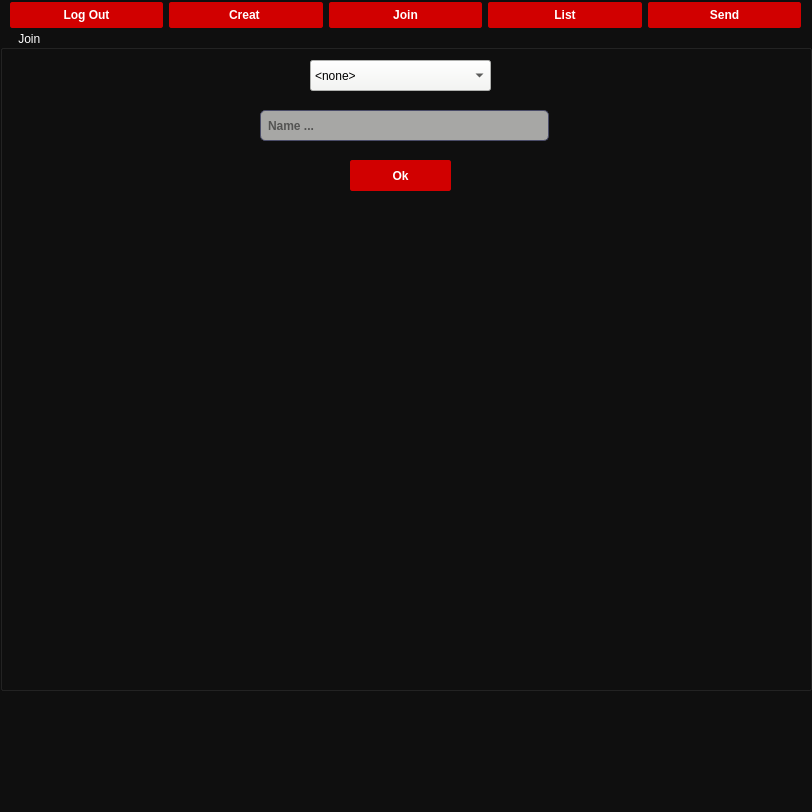
 <widget class="QDialog" name="User_Page">
  <property name="geometry">
   <rect>
    <x>0</x>
    <y>0</y>
    <width>812</width>
    <height>812</height>
   </rect>
  </property>
  <property name="windowTitle">
   <string>Dialog</string>
  </property>
  <property name="styleSheet">
   <string notr="true">/*Copyright (c) DevSec Studio. All rights reserved.

MIT License

Permission is hereby granted, free of charge, to any person obtaining a copy
of this software and associated documentation files (the &quot;Software&quot;), to deal
in the Software without restriction, including without limitation the rights
to use, copy, modify, merge, publish, distribute, sublicense, and/or sell
copies of the Software, and to permit persons to whom the Software is
furnished to do so, subject to the following conditions:

The above copyright notice and this permission notice shall be included in all
copies or substantial portions of the Software.

THE SOFTWARE IS PROVIDED *AS IS*, WITHOUT WARRANTY OF ANY KIND, EXPRESS OR
IMPLIED, INCLUDING BUT NOT LIMITED TO THE WARRANTIES OF MERCHANTABILITY,
FITNESS FOR A PARTICULAR PURPOSE AND NONINFRINGEMENT. IN NO EVENT SHALL THE
AUTHORS OR COPYRIGHT HOLDERS BE LIABLE FOR ANY CLAIM, DAMAGES OR OTHER
LIABILITY, WHETHER IN AN ACTION OF CONTRACT, TORT OR OTHERWISE, ARISING FROM,
OUT OF OR IN CONNECTION WITH THE SOFTWARE OR THE USE OR OTHER DEALINGS IN THE SOFTWARE.
*/

/*-----QWidget-----*/
QWidget
{
	background-color: #0f0f0f;
	color: #fff;
	border-color: #000000;

}


/*-----QLabel-----*/
QLabel
{
	background-color: transparent;
	color: #fff;
	font-weight: bold;
	border-color: #000000;

}


/*-----QPushButton-----*/
QPushButton
{
	background-color: #d10000;
	color: #fff;
	font-weight: bold;
	border: 1px solid #d10000;  
	border-radius: 2px;
	padding: 5px;

}


QPushButton::hover
{
	background-color: #ad0000;
	color: #fff;

}


QPushButton::pressed
{
	background-color: #e00000;
	color: #fff;

}


/*-----QToolButton-----*/
QToolButton
{
	background-color: transparent;
	color: #000000;
	border-style: solid;
	border-color: #000000;

}


QToolButton::hover
{
	background-color: #d10000;
	color: #000000;
	border-radius: 15px;
	border-color: #d10000;

}


QToolButton::pressed
{
	background-color: #d10000;
	color: #000000;
	border-style: solid;
	border-width: 0px;

}


/*-----QLineEdit-----*/
QLineEdit{
	background-color: #4d4d4d;
	color: #fff;
	font-weight: bold;
	border-style: solid;
	border-radius: 5px;
	padding: 5px;

}


/*-----QCheckBox-----*/
QCheckBox
{
	background-color: transparent;
	color: #b9b9bb;
	font-weight: bold;

}


QCheckBox::indicator
{
    color: #b1b1b1;
    background-color: #00111d;
    border: 1px solid #d10000;
    width: 12px;
    height: 12px;

}


QCheckBox::indicator:checked
{
    image:url(&quot;./ressources/check.png&quot;); /*To replace*/
	background-color: #d10000;
    border: 1px solid #d10000;

}


QCheckBox::indicator:unchecked:hover
{
    border: 1px solid #ff0000;

}


QCheckBox::disabled
{
	color: #656565;

}


QCheckBox::indicator:disabled
{
	background-color: #656565;
	color: #656565;
    border: 1px solid #656565;

}
</string>
  </property>
  <widget class="QWidget" name="horizontalLayoutWidget">
   <property name="geometry">
    <rect>
     <x>10</x>
     <y>0</y>
     <width>791</width>
     <height>31</height>
    </rect>
   </property>
   <layout class="QHBoxLayout" name="horizontalLayout">
    <item>
     <widget class="QPushButton" name="pushButton">
      <property name="text">
       <string>Log Out</string>
      </property>
      <property name="iconSize">
       <size>
        <width>20</width>
        <height>20</height>
       </size>
      </property>
     </widget>
    </item>
    <item>
     <widget class="QPushButton" name="pushButton_5">
      <property name="text">
       <string>Creat </string>
      </property>
     </widget>
    </item>
    <item>
     <widget class="QPushButton" name="pushButton_3">
      <property name="text">
       <string>Join</string>
      </property>
     </widget>
    </item>
    <item>
     <widget class="QPushButton" name="pushButton_2">
      <property name="text">
       <string>List</string>
      </property>
     </widget>
    </item>
    <item>
     <widget class="QPushButton" name="pushButton_4">
      <property name="text">
       <string>Send</string>
      </property>
     </widget>
    </item>
   </layout>
  </widget>
  <widget class="QGroupBox" name="groupBox">
   <property name="geometry">
    <rect>
     <x>0</x>
     <y>30</y>
     <width>812</width>
     <height>251</height>
    </rect>
   </property>
   <property name="title">
    <string> Creat </string>
   </property>
   <widget class="QComboBox" name="comboBox">
    <property name="geometry">
     <rect>
      <x>320</x>
      <y>20</y>
      <width>181</width>
      <height>31</height>
     </rect>
    </property>
    <property name="styleSheet">
     <string notr="true">/*Copyright (c) DevSec Studio. All rights reserved.

MIT License

Permission is hereby granted, free of charge, to any person obtaining a copy
of this software and associated documentation files (the &quot;Software&quot;), to deal
in the Software without restriction, including without limitation the rights
to use, copy, modify, merge, publish, distribute, sublicense, and/or sell
copies of the Software, and to permit persons to whom the Software is
furnished to do so, subject to the following conditions:

The above copyright notice and this permission notice shall be included in all
copies or substantial portions of the Software.

THE SOFTWARE IS PROVIDED *AS IS*, WITHOUT WARRANTY OF ANY KIND, EXPRESS OR
IMPLIED, INCLUDING BUT NOT LIMITED TO THE WARRANTIES OF MERCHANTABILITY,
FITNESS FOR A PARTICULAR PURPOSE AND NONINFRINGEMENT. IN NO EVENT SHALL THE
AUTHORS OR COPYRIGHT HOLDERS BE LIABLE FOR ANY CLAIM, DAMAGES OR OTHER
LIABILITY, WHETHER IN AN ACTION OF CONTRACT, TORT OR OTHERWISE, ARISING FROM,
OUT OF OR IN CONNECTION WITH THE SOFTWARE OR THE USE OR OTHER DEALINGS IN THE SOFTWARE.
*/

/*-----QWidget-----*/
QWidget
{
	background-color: #f5f6f3;
	color: #000;
	border-color: #000000;

}


/*-----QLabel-----*/
QLabel
{
	background-color: transparent;
	color: #000;
	border-color: #000000;

}


/*-----QPushButton-----*/
QPushButton
{
	background-color: #00ff4f;
	color: #000000;
	font-weight: bold;
	border-style: solid;
	border-color: #000000;
	padding: 6px;

}


QPushButton::hover
{
	background-color: #6aff95;

}


QPushButton::pressed
{
	background-color: #52c573;

}


/*-----QToolButton-----*/
QToolButton
{
	background-color: #00ff4f;
	color: #000000;
	font-weight: bold;
	border-style: solid;
	border-color: #000000;
	padding: 6px;

}


QToolButton::hover
{
	background-color: #6aff95;

}


QToolButton::pressed
{
	background-color: #52c573;

}


/*-----QLineEdit-----*/
QLineEdit
{
	background-color: #a7a7a5;
	color: #000;
	border-style: solid;
	border-width: 1px;
	border-color: #4a4c68;

}


/*-----QTableView-----*/
QTableView, 
QHeaderView, 
QTableView::item 
{
	background-color: #e6e6e6;
	color: #000;
	border: none;

}


QTableView::item:selected 
{ 
    background-color: #888888;
    color: #000;

}


QHeaderView::section:horizontal 
{
    background-color: #e6e6e6;
	border: 1px solid #37384d;
	padding: 2px;

}


QTableView::indicator{
	background-color: #212121;
	border: 1px solid #37384d;

}


QTableView::indicator:checked{
	image:url(&quot;./ressources/check.png&quot;); /*To replace*/
	background-color: #212121;

}

/*-----QTabWidget-----*/
QTabWidget::pane 
{ 
    border: none;

}


QTabWidget::tab-bar 
{
    left: 5px; 

}


QTabBar::tab 
{
    color: #000;
    min-width: 1px;
	padding-left: 25px;
	margin-left:-22px;
    height: 28px;
	border: none;

}


QTabBar::tab:selected 
{
    color: #000;
	font-weight: bold;
    height: 28px;

}


QTabBar::tab:!first 
{
    margin-left: -20px;

}


QTabBar::tab:hover 
{
    font-weight: bold;

}


/*-----QScrollBar-----*/
QScrollBar:horizontal 
{
    background-color: transparent;
    height: 8px;
    margin: 0px;
    padding: 0px;

}


QScrollBar::handle:horizontal 
{
    border: none;
	min-width: 100px;
    background-color: #56576c;

}


QScrollBar::add-line:horizontal, 
QScrollBar::sub-line:horizontal,
QScrollBar::add-page:horizontal, 
QScrollBar::sub-page:horizontal 
{
    width: 0px;
    background-color: transparent;

}


QScrollBar:vertical 
{
    background-color: transparent;
    width: 8px;
    margin: 0;

}


QScrollBar::handle:vertical 
{
    border: none;
	min-height: 100px;
    background-color: #56576c;

}


QScrollBar::add-line:vertical, 
QScrollBar::sub-line:vertical,
QScrollBar::add-page:vertical, 
QScrollBar::sub-page:vertical 
{
    height: 0px;
    background-color: transparent;

}
</string>
    </property>
    <item>
     <property name="text">
      <string>&lt;none&gt;</string>
     </property>
    </item>
    <item>
     <property name="text">
      <string>Channel</string>
     </property>
    </item>
    <item>
     <property name="text">
      <string>Group</string>
     </property>
    </item>
   </widget>
   <widget class="QWidget" name="verticalLayoutWidget">
    <property name="geometry">
     <rect>
      <x>100</x>
      <y>60</y>
      <width>601</width>
      <height>141</height>
     </rect>
    </property>
    <layout class="QVBoxLayout" name="verticalLayout">
     <item>
      <widget class="QGroupBox" name="groupBox_2">
       <property name="title">
        <string/>
       </property>
       <widget class="QLineEdit" name="lineEdit">
        <property name="geometry">
         <rect>
          <x>190</x>
          <y>20</y>
          <width>241</width>
          <height>31</height>
         </rect>
        </property>
        <property name="styleSheet">
         <string notr="true">/*Copyright (c) DevSec Studio. All rights reserved.

MIT License

Permission is hereby granted, free of charge, to any person obtaining a copy
of this software and associated documentation files (the &quot;Software&quot;), to deal
in the Software without restriction, including without limitation the rights
to use, copy, modify, merge, publish, distribute, sublicense, and/or sell
copies of the Software, and to permit persons to whom the Software is
furnished to do so, subject to the following conditions:

The above copyright notice and this permission notice shall be included in all
copies or substantial portions of the Software.

THE SOFTWARE IS PROVIDED *AS IS*, WITHOUT WARRANTY OF ANY KIND, EXPRESS OR
IMPLIED, INCLUDING BUT NOT LIMITED TO THE WARRANTIES OF MERCHANTABILITY,
FITNESS FOR A PARTICULAR PURPOSE AND NONINFRINGEMENT. IN NO EVENT SHALL THE
AUTHORS OR COPYRIGHT HOLDERS BE LIABLE FOR ANY CLAIM, DAMAGES OR OTHER
LIABILITY, WHETHER IN AN ACTION OF CONTRACT, TORT OR OTHERWISE, ARISING FROM,
OUT OF OR IN CONNECTION WITH THE SOFTWARE OR THE USE OR OTHER DEALINGS IN THE SOFTWARE.
*/

/*-----QWidget-----*/
QWidget
{
	background-color: #f5f6f3;
	color: #000;
	border-color: #000000;

}


/*-----QLabel-----*/
QLabel
{
	background-color: transparent;
	color: #000;
	border-color: #000000;

}


/*-----QPushButton-----*/
QPushButton
{
	background-color: #00ff4f;
	color: #000000;
	font-weight: bold;
	border-style: solid;
	border-color: #000000;
	padding: 6px;

}


QPushButton::hover
{
	background-color: #6aff95;

}


QPushButton::pressed
{
	background-color: #52c573;

}


/*-----QToolButton-----*/
QToolButton
{
	background-color: #00ff4f;
	color: #000000;
	font-weight: bold;
	border-style: solid;
	border-color: #000000;
	padding: 6px;

}


QToolButton::hover
{
	background-color: #6aff95;

}


QToolButton::pressed
{
	background-color: #52c573;

}


/*-----QLineEdit-----*/
QLineEdit
{
	background-color: #a7a7a5;
	color: #000;
	border-style: solid;
	border-width: 1px;
	border-color: #4a4c68;

}


/*-----QTableView-----*/
QTableView, 
QHeaderView, 
QTableView::item 
{
	background-color: #e6e6e6;
	color: #000;
	border: none;

}


QTableView::item:selected 
{ 
    background-color: #888888;
    color: #000;

}


QHeaderView::section:horizontal 
{
    background-color: #e6e6e6;
	border: 1px solid #37384d;
	padding: 2px;

}


QTableView::indicator{
	background-color: #212121;
	border: 1px solid #37384d;

}


QTableView::indicator:checked{
	image:url(&quot;./ressources/check.png&quot;); /*To replace*/
	background-color: #212121;

}

/*-----QTabWidget-----*/
QTabWidget::pane 
{ 
    border: none;

}


QTabWidget::tab-bar 
{
    left: 5px; 

}


QTabBar::tab 
{
    color: #000;
    min-width: 1px;
	padding-left: 25px;
	margin-left:-22px;
    height: 28px;
	border: none;

}


QTabBar::tab:selected 
{
    color: #000;
	font-weight: bold;
    height: 28px;

}


QTabBar::tab:!first 
{
    margin-left: -20px;

}


QTabBar::tab:hover 
{
    font-weight: bold;

}


/*-----QScrollBar-----*/
QScrollBar:horizontal 
{
    background-color: transparent;
    height: 8px;
    margin: 0px;
    padding: 0px;

}


QScrollBar::handle:horizontal 
{
    border: none;
	min-width: 100px;
    background-color: #56576c;

}


QScrollBar::add-line:horizontal, 
QScrollBar::sub-line:horizontal,
QScrollBar::add-page:horizontal, 
QScrollBar::sub-page:horizontal 
{
    width: 0px;
    background-color: transparent;

}


QScrollBar:vertical 
{
    background-color: transparent;
    width: 8px;
    margin: 0;

}


QScrollBar::handle:vertical 
{
    border: none;
	min-height: 100px;
    background-color: #56576c;

}


QScrollBar::add-line:vertical, 
QScrollBar::sub-line:vertical,
QScrollBar::add-page:vertical, 
QScrollBar::sub-page:vertical 
{
    height: 0px;
    background-color: transparent;

}
</string>
        </property>
        <property name="text">
         <string/>
        </property>
        <property name="placeholderText">
         <string>Name ...</string>
        </property>
       </widget>
      </widget>
     </item>
     <item>
      <widget class="QGroupBox" name="groupBox_3">
       <property name="title">
        <string/>
       </property>
       <widget class="QLineEdit" name="lineEdit_2">
        <property name="geometry">
         <rect>
          <x>190</x>
          <y>20</y>
          <width>241</width>
          <height>31</height>
         </rect>
        </property>
        <property name="styleSheet">
         <string notr="true">/*Copyright (c) DevSec Studio. All rights reserved.

MIT License

Permission is hereby granted, free of charge, to any person obtaining a copy
of this software and associated documentation files (the &quot;Software&quot;), to deal
in the Software without restriction, including without limitation the rights
to use, copy, modify, merge, publish, distribute, sublicense, and/or sell
copies of the Software, and to permit persons to whom the Software is
furnished to do so, subject to the following conditions:

The above copyright notice and this permission notice shall be included in all
copies or substantial portions of the Software.

THE SOFTWARE IS PROVIDED *AS IS*, WITHOUT WARRANTY OF ANY KIND, EXPRESS OR
IMPLIED, INCLUDING BUT NOT LIMITED TO THE WARRANTIES OF MERCHANTABILITY,
FITNESS FOR A PARTICULAR PURPOSE AND NONINFRINGEMENT. IN NO EVENT SHALL THE
AUTHORS OR COPYRIGHT HOLDERS BE LIABLE FOR ANY CLAIM, DAMAGES OR OTHER
LIABILITY, WHETHER IN AN ACTION OF CONTRACT, TORT OR OTHERWISE, ARISING FROM,
OUT OF OR IN CONNECTION WITH THE SOFTWARE OR THE USE OR OTHER DEALINGS IN THE SOFTWARE.
*/

/*-----QWidget-----*/
QWidget
{
	background-color: #f5f6f3;
	color: #000;
	border-color: #000000;

}


/*-----QLabel-----*/
QLabel
{
	background-color: transparent;
	color: #000;
	border-color: #000000;

}


/*-----QPushButton-----*/
QPushButton
{
	background-color: #00ff4f;
	color: #000000;
	font-weight: bold;
	border-style: solid;
	border-color: #000000;
	padding: 6px;

}


QPushButton::hover
{
	background-color: #6aff95;

}


QPushButton::pressed
{
	background-color: #52c573;

}


/*-----QToolButton-----*/
QToolButton
{
	background-color: #00ff4f;
	color: #000000;
	font-weight: bold;
	border-style: solid;
	border-color: #000000;
	padding: 6px;

}


QToolButton::hover
{
	background-color: #6aff95;

}


QToolButton::pressed
{
	background-color: #52c573;

}


/*-----QLineEdit-----*/
QLineEdit
{
	background-color: #a7a7a5;
	color: #000;
	border-style: solid;
	border-width: 1px;
	border-color: #4a4c68;

}


/*-----QTableView-----*/
QTableView, 
QHeaderView, 
QTableView::item 
{
	background-color: #e6e6e6;
	color: #000;
	border: none;

}


QTableView::item:selected 
{ 
    background-color: #888888;
    color: #000;

}


QHeaderView::section:horizontal 
{
    background-color: #e6e6e6;
	border: 1px solid #37384d;
	padding: 2px;

}


QTableView::indicator{
	background-color: #212121;
	border: 1px solid #37384d;

}


QTableView::indicator:checked{
	image:url(&quot;./ressources/check.png&quot;); /*To replace*/
	background-color: #212121;

}

/*-----QTabWidget-----*/
QTabWidget::pane 
{ 
    border: none;

}


QTabWidget::tab-bar 
{
    left: 5px; 

}


QTabBar::tab 
{
    color: #000;
    min-width: 1px;
	padding-left: 25px;
	margin-left:-22px;
    height: 28px;
	border: none;

}


QTabBar::tab:selected 
{
    color: #000;
	font-weight: bold;
    height: 28px;

}


QTabBar::tab:!first 
{
    margin-left: -20px;

}


QTabBar::tab:hover 
{
    font-weight: bold;

}


/*-----QScrollBar-----*/
QScrollBar:horizontal 
{
    background-color: transparent;
    height: 8px;
    margin: 0px;
    padding: 0px;

}


QScrollBar::handle:horizontal 
{
    border: none;
	min-width: 100px;
    background-color: #56576c;

}


QScrollBar::add-line:horizontal, 
QScrollBar::sub-line:horizontal,
QScrollBar::add-page:horizontal, 
QScrollBar::sub-page:horizontal 
{
    width: 0px;
    background-color: transparent;

}


QScrollBar:vertical 
{
    background-color: transparent;
    width: 8px;
    margin: 0;

}


QScrollBar::handle:vertical 
{
    border: none;
	min-height: 100px;
    background-color: #56576c;

}


QScrollBar::add-line:vertical, 
QScrollBar::sub-line:vertical,
QScrollBar::add-page:vertical, 
QScrollBar::sub-page:vertical 
{
    height: 0px;
    background-color: transparent;

}
</string>
        </property>
        <property name="text">
         <string/>
        </property>
        <property name="placeholderText">
         <string>Title ...</string>
        </property>
       </widget>
      </widget>
     </item>
    </layout>
   </widget>
   <widget class="QPushButton" name="pushButton_6">
    <property name="geometry">
     <rect>
      <x>599</x>
      <y>210</y>
      <width>101</width>
      <height>31</height>
     </rect>
    </property>
    <property name="text">
     <string>Ok</string>
    </property>
   </widget>
  </widget>
  <widget class="QGroupBox" name="groupBox_5">
   <property name="geometry">
    <rect>
     <x>0</x>
     <y>30</y>
     <width>812</width>
     <height>501</height>
    </rect>
   </property>
   <property name="title">
    <string>  List</string>
   </property>
   <widget class="QPushButton" name="pushButton_7">
    <property name="geometry">
     <rect>
      <x>360</x>
      <y>260</y>
      <width>101</width>
      <height>31</height>
     </rect>
    </property>
    <property name="text">
     <string>Ok</string>
    </property>
   </widget>
   <widget class="QWidget" name="horizontalLayoutWidget_2">
    <property name="geometry">
     <rect>
      <x>140</x>
      <y>80</y>
      <width>561</width>
      <height>171</height>
     </rect>
    </property>
    <layout class="QHBoxLayout" name="horizontalLayout_2">
     <property name="spacing">
      <number>0</number>
     </property>
     <item>
      <widget class="QTextEdit" name="textEdit">
       <property name="styleSheet">
        <string notr="true">/*Copyright (c) DevSec Studio. All rights reserved.

MIT License

Permission is hereby granted, free of charge, to any person obtaining a copy
of this software and associated documentation files (the &quot;Software&quot;), to deal
in the Software without restriction, including without limitation the rights
to use, copy, modify, merge, publish, distribute, sublicense, and/or sell
copies of the Software, and to permit persons to whom the Software is
furnished to do so, subject to the following conditions:

The above copyright notice and this permission notice shall be included in all
copies or substantial portions of the Software.

THE SOFTWARE IS PROVIDED *AS IS*, WITHOUT WARRANTY OF ANY KIND, EXPRESS OR
IMPLIED, INCLUDING BUT NOT LIMITED TO THE WARRANTIES OF MERCHANTABILITY,
FITNESS FOR A PARTICULAR PURPOSE AND NONINFRINGEMENT. IN NO EVENT SHALL THE
AUTHORS OR COPYRIGHT HOLDERS BE LIABLE FOR ANY CLAIM, DAMAGES OR OTHER
LIABILITY, WHETHER IN AN ACTION OF CONTRACT, TORT OR OTHERWISE, ARISING FROM,
OUT OF OR IN CONNECTION WITH THE SOFTWARE OR THE USE OR OTHER DEALINGS IN THE SOFTWARE.
*/

/*-----QWidget-----*/
QWidget
{
	background-color: #f5f6f3;
	color: #000;
	border-color: #000000;

}


/*-----QLabel-----*/
QLabel
{
	background-color: transparent;
	color: #000;
	border-color: #000000;

}


/*-----QPushButton-----*/
QPushButton
{
	background-color: #00ff4f;
	color: #000000;
	font-weight: bold;
	border-style: solid;
	border-color: #000000;
	padding: 6px;

}


QPushButton::hover
{
	background-color: #6aff95;

}


QPushButton::pressed
{
	background-color: #52c573;

}


/*-----QToolButton-----*/
QToolButton
{
	background-color: #00ff4f;
	color: #000000;
	font-weight: bold;
	border-style: solid;
	border-color: #000000;
	padding: 6px;

}


QToolButton::hover
{
	background-color: #6aff95;

}


QToolButton::pressed
{
	background-color: #52c573;

}


/*-----QLineEdit-----*/
QLineEdit
{
	background-color: #a7a7a5;
	color: #000;
	border-style: solid;
	border-width: 1px;
	border-color: #4a4c68;

}


/*-----QTableView-----*/
QTableView, 
QHeaderView, 
QTableView::item 
{
	background-color: #e6e6e6;
	color: #000;
	border: none;

}


QTableView::item:selected 
{ 
    background-color: #888888;
    color: #000;

}


QHeaderView::section:horizontal 
{
    background-color: #e6e6e6;
	border: 1px solid #37384d;
	padding: 2px;

}


QTableView::indicator{
	background-color: #212121;
	border: 1px solid #37384d;

}


QTableView::indicator:checked{
	image:url(&quot;./ressources/check.png&quot;); /*To replace*/
	background-color: #212121;

}

/*-----QTabWidget-----*/
QTabWidget::pane 
{ 
    border: none;

}


QTabWidget::tab-bar 
{
    left: 5px; 

}


QTabBar::tab 
{
    color: #000;
    min-width: 1px;
	padding-left: 25px;
	margin-left:-22px;
    height: 28px;
	border: none;

}


QTabBar::tab:selected 
{
    color: #000;
	font-weight: bold;
    height: 28px;

}


QTabBar::tab:!first 
{
    margin-left: -20px;

}


QTabBar::tab:hover 
{
    font-weight: bold;

}


/*-----QScrollBar-----*/
QScrollBar:horizontal 
{
    background-color: transparent;
    height: 8px;
    margin: 0px;
    padding: 0px;

}


QScrollBar::handle:horizontal 
{
    border: none;
	min-width: 100px;
    background-color: #56576c;

}


QScrollBar::add-line:horizontal, 
QScrollBar::sub-line:horizontal,
QScrollBar::add-page:horizontal, 
QScrollBar::sub-page:horizontal 
{
    width: 0px;
    background-color: transparent;

}


QScrollBar:vertical 
{
    background-color: transparent;
    width: 8px;
    margin: 0;

}


QScrollBar::handle:vertical 
{
    border: none;
	min-height: 100px;
    background-color: #56576c;

}


QScrollBar::add-line:vertical, 
QScrollBar::sub-line:vertical,
QScrollBar::add-page:vertical, 
QScrollBar::sub-page:vertical 
{
    height: 0px;
    background-color: transparent;

}
</string>
       </property>
      </widget>
     </item>
     <item>
      <widget class="QScrollBar" name="verticalScrollBar">
       <property name="orientation">
        <enum>Qt::Vertical</enum>
       </property>
      </widget>
     </item>
    </layout>
   </widget>
   <widget class="QComboBox" name="comboBox_3">
    <property name="geometry">
     <rect>
      <x>291</x>
      <y>40</y>
      <width>211</width>
      <height>24</height>
     </rect>
    </property>
    <item>
     <property name="text">
      <string>User</string>
     </property>
    </item>
    <item>
     <property name="text">
      <string>Group</string>
     </property>
    </item>
    <item>
     <property name="text">
      <string>Channel</string>
     </property>
    </item>
   </widget>
  </widget>
  <widget class="QGroupBox" name="groupBox_4">
   <property name="geometry">
    <rect>
     <x>0</x>
     <y>30</y>
     <width>812</width>
     <height>661</height>
    </rect>
   </property>
   <property name="title">
    <string>     Join</string>
   </property>
   <widget class="QComboBox" name="comboBox_2">
    <property name="geometry">
     <rect>
      <x>310</x>
      <y>30</y>
      <width>181</width>
      <height>31</height>
     </rect>
    </property>
    <property name="styleSheet">
     <string notr="true">/*Copyright (c) DevSec Studio. All rights reserved.

MIT License

Permission is hereby granted, free of charge, to any person obtaining a copy
of this software and associated documentation files (the &quot;Software&quot;), to deal
in the Software without restriction, including without limitation the rights
to use, copy, modify, merge, publish, distribute, sublicense, and/or sell
copies of the Software, and to permit persons to whom the Software is
furnished to do so, subject to the following conditions:

The above copyright notice and this permission notice shall be included in all
copies or substantial portions of the Software.

THE SOFTWARE IS PROVIDED *AS IS*, WITHOUT WARRANTY OF ANY KIND, EXPRESS OR
IMPLIED, INCLUDING BUT NOT LIMITED TO THE WARRANTIES OF MERCHANTABILITY,
FITNESS FOR A PARTICULAR PURPOSE AND NONINFRINGEMENT. IN NO EVENT SHALL THE
AUTHORS OR COPYRIGHT HOLDERS BE LIABLE FOR ANY CLAIM, DAMAGES OR OTHER
LIABILITY, WHETHER IN AN ACTION OF CONTRACT, TORT OR OTHERWISE, ARISING FROM,
OUT OF OR IN CONNECTION WITH THE SOFTWARE OR THE USE OR OTHER DEALINGS IN THE SOFTWARE.
*/

/*-----QWidget-----*/
QWidget
{
	background-color: #f5f6f3;
	color: #000;
	border-color: #000000;

}


/*-----QLabel-----*/
QLabel
{
	background-color: transparent;
	color: #000;
	border-color: #000000;

}


/*-----QPushButton-----*/
QPushButton
{
	background-color: #00ff4f;
	color: #000000;
	font-weight: bold;
	border-style: solid;
	border-color: #000000;
	padding: 6px;

}


QPushButton::hover
{
	background-color: #6aff95;

}


QPushButton::pressed
{
	background-color: #52c573;

}


/*-----QToolButton-----*/
QToolButton
{
	background-color: #00ff4f;
	color: #000000;
	font-weight: bold;
	border-style: solid;
	border-color: #000000;
	padding: 6px;

}


QToolButton::hover
{
	background-color: #6aff95;

}


QToolButton::pressed
{
	background-color: #52c573;

}


/*-----QLineEdit-----*/
QLineEdit
{
	background-color: #a7a7a5;
	color: #000;
	border-style: solid;
	border-width: 1px;
	border-color: #4a4c68;

}


/*-----QTableView-----*/
QTableView, 
QHeaderView, 
QTableView::item 
{
	background-color: #e6e6e6;
	color: #000;
	border: none;

}


QTableView::item:selected 
{ 
    background-color: #888888;
    color: #000;

}


QHeaderView::section:horizontal 
{
    background-color: #e6e6e6;
	border: 1px solid #37384d;
	padding: 2px;

}


QTableView::indicator{
	background-color: #212121;
	border: 1px solid #37384d;

}


QTableView::indicator:checked{
	image:url(&quot;./ressources/check.png&quot;); /*To replace*/
	background-color: #212121;

}

/*-----QTabWidget-----*/
QTabWidget::pane 
{ 
    border: none;

}


QTabWidget::tab-bar 
{
    left: 5px; 

}


QTabBar::tab 
{
    color: #000;
    min-width: 1px;
	padding-left: 25px;
	margin-left:-22px;
    height: 28px;
	border: none;

}


QTabBar::tab:selected 
{
    color: #000;
	font-weight: bold;
    height: 28px;

}


QTabBar::tab:!first 
{
    margin-left: -20px;

}


QTabBar::tab:hover 
{
    font-weight: bold;

}


/*-----QScrollBar-----*/
QScrollBar:horizontal 
{
    background-color: transparent;
    height: 8px;
    margin: 0px;
    padding: 0px;

}


QScrollBar::handle:horizontal 
{
    border: none;
	min-width: 100px;
    background-color: #56576c;

}


QScrollBar::add-line:horizontal, 
QScrollBar::sub-line:horizontal,
QScrollBar::add-page:horizontal, 
QScrollBar::sub-page:horizontal 
{
    width: 0px;
    background-color: transparent;

}


QScrollBar:vertical 
{
    background-color: transparent;
    width: 8px;
    margin: 0;

}


QScrollBar::handle:vertical 
{
    border: none;
	min-height: 100px;
    background-color: #56576c;

}


QScrollBar::add-line:vertical, 
QScrollBar::sub-line:vertical,
QScrollBar::add-page:vertical, 
QScrollBar::sub-page:vertical 
{
    height: 0px;
    background-color: transparent;

}
</string>
    </property>
    <item>
     <property name="text">
      <string>&lt;none&gt;</string>
     </property>
    </item>
    <item>
     <property name="text">
      <string>Channel</string>
     </property>
    </item>
    <item>
     <property name="text">
      <string>Group</string>
     </property>
    </item>
   </widget>
   <widget class="QLineEdit" name="lineEdit_3">
    <property name="geometry">
     <rect>
      <x>260</x>
      <y>80</y>
      <width>289</width>
      <height>31</height>
     </rect>
    </property>
    <property name="styleSheet">
     <string notr="true">/*Copyright (c) DevSec Studio. All rights reserved.

MIT License

Permission is hereby granted, free of charge, to any person obtaining a copy
of this software and associated documentation files (the &quot;Software&quot;), to deal
in the Software without restriction, including without limitation the rights
to use, copy, modify, merge, publish, distribute, sublicense, and/or sell
copies of the Software, and to permit persons to whom the Software is
furnished to do so, subject to the following conditions:

The above copyright notice and this permission notice shall be included in all
copies or substantial portions of the Software.

THE SOFTWARE IS PROVIDED *AS IS*, WITHOUT WARRANTY OF ANY KIND, EXPRESS OR
IMPLIED, INCLUDING BUT NOT LIMITED TO THE WARRANTIES OF MERCHANTABILITY,
FITNESS FOR A PARTICULAR PURPOSE AND NONINFRINGEMENT. IN NO EVENT SHALL THE
AUTHORS OR COPYRIGHT HOLDERS BE LIABLE FOR ANY CLAIM, DAMAGES OR OTHER
LIABILITY, WHETHER IN AN ACTION OF CONTRACT, TORT OR OTHERWISE, ARISING FROM,
OUT OF OR IN CONNECTION WITH THE SOFTWARE OR THE USE OR OTHER DEALINGS IN THE SOFTWARE.
*/

/*-----QWidget-----*/
QWidget
{
	background-color: #f5f6f3;
	color: #000;
	border-color: #000000;

}


/*-----QLabel-----*/
QLabel
{
	background-color: transparent;
	color: #000;
	border-color: #000000;

}


/*-----QPushButton-----*/
QPushButton
{
	background-color: #00ff4f;
	color: #000000;
	font-weight: bold;
	border-style: solid;
	border-color: #000000;
	padding: 6px;

}


QPushButton::hover
{
	background-color: #6aff95;

}


QPushButton::pressed
{
	background-color: #52c573;

}


/*-----QToolButton-----*/
QToolButton
{
	background-color: #00ff4f;
	color: #000000;
	font-weight: bold;
	border-style: solid;
	border-color: #000000;
	padding: 6px;

}


QToolButton::hover
{
	background-color: #6aff95;

}


QToolButton::pressed
{
	background-color: #52c573;

}


/*-----QLineEdit-----*/
QLineEdit
{
	background-color: #a7a7a5;
	color: #000;
	border-style: solid;
	border-width: 1px;
	border-color: #4a4c68;

}


/*-----QTableView-----*/
QTableView, 
QHeaderView, 
QTableView::item 
{
	background-color: #e6e6e6;
	color: #000;
	border: none;

}


QTableView::item:selected 
{ 
    background-color: #888888;
    color: #000;

}


QHeaderView::section:horizontal 
{
    background-color: #e6e6e6;
	border: 1px solid #37384d;
	padding: 2px;

}


QTableView::indicator{
	background-color: #212121;
	border: 1px solid #37384d;

}


QTableView::indicator:checked{
	image:url(&quot;./ressources/check.png&quot;); /*To replace*/
	background-color: #212121;

}

/*-----QTabWidget-----*/
QTabWidget::pane 
{ 
    border: none;

}


QTabWidget::tab-bar 
{
    left: 5px; 

}


QTabBar::tab 
{
    color: #000;
    min-width: 1px;
	padding-left: 25px;
	margin-left:-22px;
    height: 28px;
	border: none;

}


QTabBar::tab:selected 
{
    color: #000;
	font-weight: bold;
    height: 28px;

}


QTabBar::tab:!first 
{
    margin-left: -20px;

}


QTabBar::tab:hover 
{
    font-weight: bold;

}


/*-----QScrollBar-----*/
QScrollBar:horizontal 
{
    background-color: transparent;
    height: 8px;
    margin: 0px;
    padding: 0px;

}


QScrollBar::handle:horizontal 
{
    border: none;
	min-width: 100px;
    background-color: #56576c;

}


QScrollBar::add-line:horizontal, 
QScrollBar::sub-line:horizontal,
QScrollBar::add-page:horizontal, 
QScrollBar::sub-page:horizontal 
{
    width: 0px;
    background-color: transparent;

}


QScrollBar:vertical 
{
    background-color: transparent;
    width: 8px;
    margin: 0;

}


QScrollBar::handle:vertical 
{
    border: none;
	min-height: 100px;
    background-color: #56576c;

}


QScrollBar::add-line:vertical, 
QScrollBar::sub-line:vertical,
QScrollBar::add-page:vertical, 
QScrollBar::sub-page:vertical 
{
    height: 0px;
    background-color: transparent;

}
</string>
    </property>
    <property name="text">
     <string/>
    </property>
    <property name="placeholderText">
     <string>Name ...</string>
    </property>
   </widget>
   <widget class="QPushButton" name="pushButton_8">
    <property name="geometry">
     <rect>
      <x>350</x>
      <y>130</y>
      <width>101</width>
      <height>31</height>
     </rect>
    </property>
    <property name="text">
     <string>Ok</string>
    </property>
   </widget>
  </widget>
 </widget>
